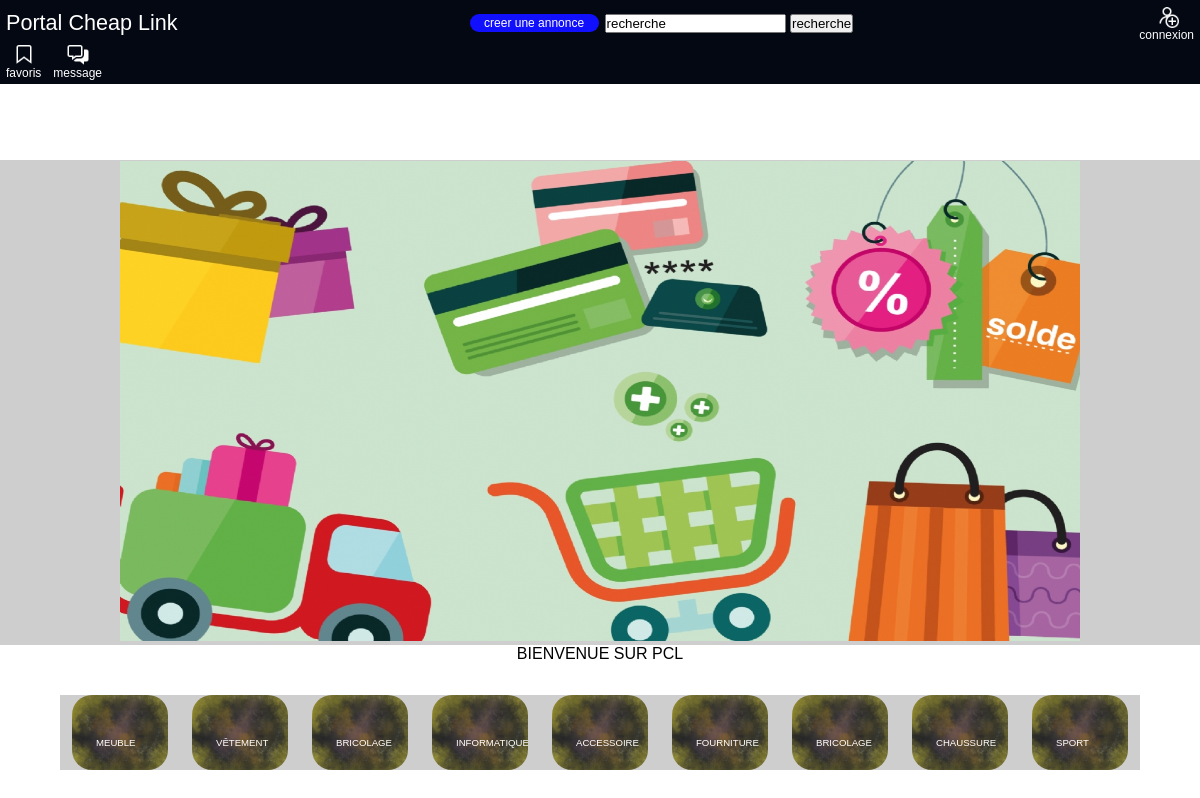
The page / on the database its author committed.
### tables this page shows
CREATE TABLE `categories` (
  `id` int(11) NOT NULL,
  `titre` varchar(20) NOT NULL
);

### CallBack.php (called while the page is built, shortened)
<?php
require('./src/Model/Database.class.php');
require('./src/Model/Annonce.class.php');
$connect = new DataPDO;
$annonce = new Annonce;

### src/Model/Annonce.class.php (called while the page is built, shortened)
<?php
class Annonce{
    function getAllCategorie(){
        $sql="SELECT
                categories.id as cateId,
                categories.titre as cate
            FROM
                categories";
        return htmlspecialchars($sql) ;
    }
}

### src/Model/Database.class.php (called while the page is built, shortened)
<?php
class DataPDO{
    private static $host = 'localhost';
    private static $dbname = 'datamarket';
    private static $user = '';
    private static $password = '';
    private static $option=[
        PDO::MYSQL_ATTR_INIT_COMMAND => 'SET NAMES utf8',
        PDO::FETCH_OBJ,
        PDO::ATTR_PERSISTENT => true,
    ];
    private static $connect;
    private function getPdo(){
        try{
            self::$connect = new PDO('mysql:host='.self::$host.';dbname='.self::$dbname.';charset=utf8;',
            self::$user,
            self::$password,
            self::$option
        );
        }
        catch(PDOException $exption){
            echo "ERREUR : ". $exption->getMessage();
        }
    }
    public function exePrepaQuery(string $sql){
        $result = self::$connect->prepare($sql);
        $result->execute();
        return $result;
    }
}

### index.php (the view, shortened to what this page needs)
<!doctype html>
<html lang="fr">
  <head>
    <link rel="stylesheet" href="./public/css/style_init.css">
    <link rel="stylesheet" href="./public/css/style_page.css">
    <?php include('./callback.php') ?>
  </head>
  <body>
    <?php include('./public/templates/header.php') ?>
    <main>
        <section class="affiche">
          <div class="banderoll">
            <img src="./public/img/Les-nouvelles-tendances-marketing-point-vente-F.jpg" alt="banderoll">
          </div>
            <p> BIENVENUE SUR PCL </p>
        </section>
        <section >
          <ul class="categories">
                <?php
                  $categories=$connect->exePrepaQuery($annonce->getAllCategorie());
                  foreach ($categories as $categorie):
                    if($categorie['cateId']!=1):
                ?>
                      <li class="categorie">
                        <a href="./searchAnnonce.php?searchCategorie=<?=$categorie['cateId']?>">
                            <img src="./public/img/034166a5-9940-4c0c-9273-2a4dbe9d63a2.png" alt="categorie">
                            <p><?=$categorie['cate']?></p>
                        </a>
                      </li>
                <?php
                  endif; endforeach;
                ?>
          </ul>
        </section>
    </main>
</body>
</html>

### public/css/style_init.css (style rules this page uses)
* { margin: 0%; padding: 0%; list-style: none; text-decoration: none; font-family:'Franklin Gothic Medium', 'Arial Narrow', Arial, sans-serif; }
body { width: 100%; }
main { margin-top: 20vh; }

### public/css/style_page.css (style rules this page uses)
.banderoll { margin-top: 8vh; padding: 0vh 10vw; border-top: 1px solid #cecece; background-color: #cecece; }
.banderoll img { width: 80dvw; height: 60dvh; }
.affiche p { width: 100%; text-align: center; }
.categories { display: flex; flex-direction: row; min-width: 60%; max-width: 90%; overflow-x:auto; margin: 4vh 5vw; background-color: #cecece; }
.categories .categorie { margin: 0vh 1vw; overflow: hidden; border-radius: 20px; }
.categories .categorie img { width: 100%; height: 100%; }
.categories .categorie p { position: relative; bottom: 50%; left: 25%; font-size: 0.8vw; color: #ffffff; }

### rows shown on the page
categories: titre "MEUBLE"
categories: titre "VÊTEMENT"
categories: titre "BRICOLAGE"
categories: titre "INFORMATIQUE"
categories: titre "ACCESSOIRE"
categories: titre "FOURNITURE"
categories: titre "BRICOLAGE"
categories: titre "CHAUSSURE"
categories: titre "SPORT"
